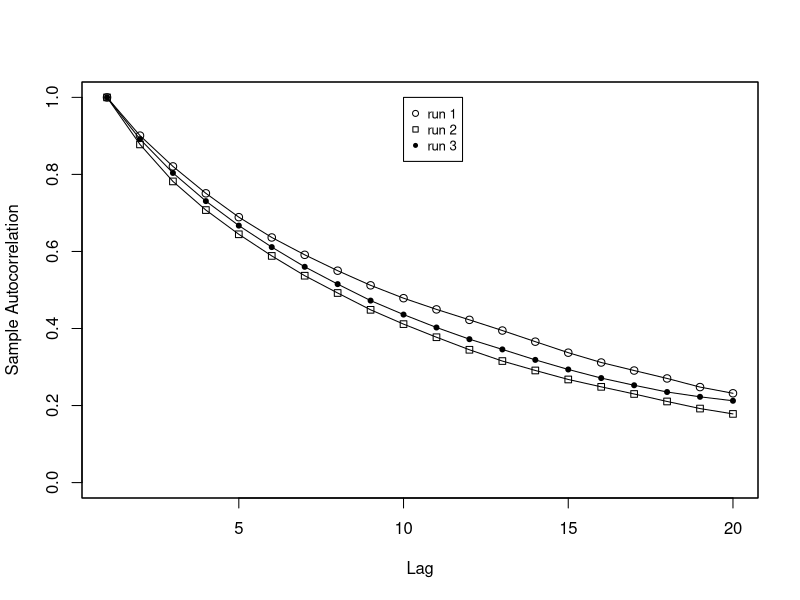

Recreate this plot in R.
r1 <- c(0.999900, 0.900721, 0.820818, 0.750933, 0.689028, 0.636327, 0.591295, 0.550071, 0.512054, 0.478687, 0.449613, 0.422463, 0.394719, 0.365821, 0.337226, 0.311733, 0.290882, 0.270343, 0.247945, 0.231832)

r2 <- c(0.999897, 0.877849, 0.781792, 0.707452, 0.644569, 0.588450, 0.537041, 0.492160, 0.448514, 0.411380, 0.377346, 0.344806, 0.315493, 0.291039, 0.267672, 0.248550, 0.230034, 0.210591, 0.192171, 0.178278)

r3 <- c(0.999900, 0.891567, 0.803818, 0.730693, 0.667101, 0.611331, 0.560145, 0.515214, 0.472439, 0.436156, 0.402589, 0.372272, 0.345710, 0.318548, 0.293653, 0.271313, 0.252643, 0.235147, 0.222665, 0.212390)

g_range <- range(0, r1, r2, r3)

plot(r1, type = "o", xlab = "Lag", ylab = "Sample Autocorrelation", ylim = g_range)

box()

lines(r2, type = "o", pch=22)

lines(r3, type = "o",pch=20)

legend(10, g_range[2], c("run 1","run 2", "run 3"), cex=0.8, 
   col=c("black","black","black"), pch=c(21,22,20))
